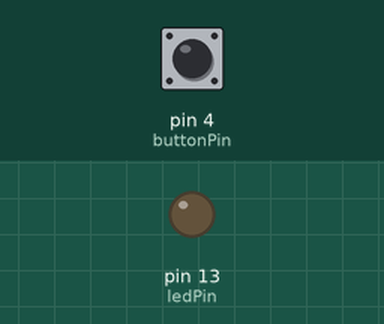
This sketch was run on a simulated Arduino Uno, built with avr-gcc and run on an emulated ATmega328P. Parts: output pins drawn as LEDs (lit = HIGH). The test bench sets the inputs (shaded band); at power-on: pin 4 (buttonPin) HIGH.

Above: at 1.2 s.
1.3 s: pin 4 (buttonPin) pulled LOW for 0.15 s
At 1.37 s:
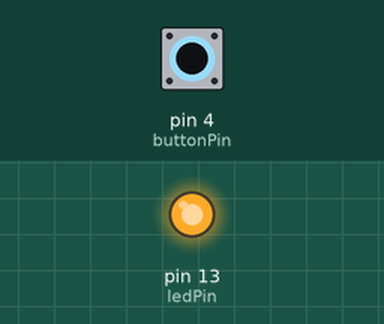
2.9 s: pin 4 (buttonPin) pulled LOW for 3.2 s
At 7.4 s:
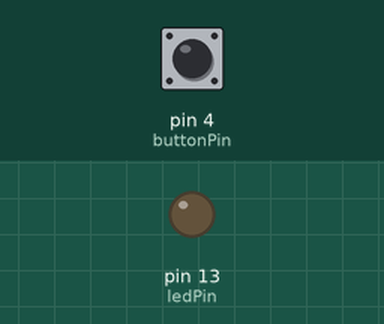
Timing chart, 0 to 8.9 s (numbered marks = the images above; inputs shaded):
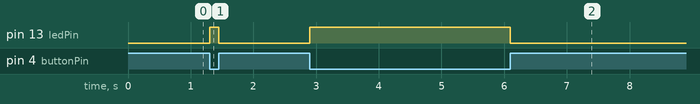

The sketch:

button.ino
```cpp
int ledPin = 13;
int buttonPin = 4;
void setup() {
 pinMode(ledPin, OUTPUT);
 pinMode(buttonPin, INPUT_PULLUP);
}
void loop() {
 if (digitalRead(buttonPin) == LOW) {
 digitalWrite(ledPin, HIGH);
 }
 else {
 digitalWrite(ledPin, LOW);
 }

}
```

Measured:
- after the input at 1.3 s, pin 13 (ledPin): LOW → HIGH at once, → LOW 0.15 s later
- after the input at 2.9 s, pin 13 (ledPin): LOW → HIGH at once, → LOW 3.2 s later
